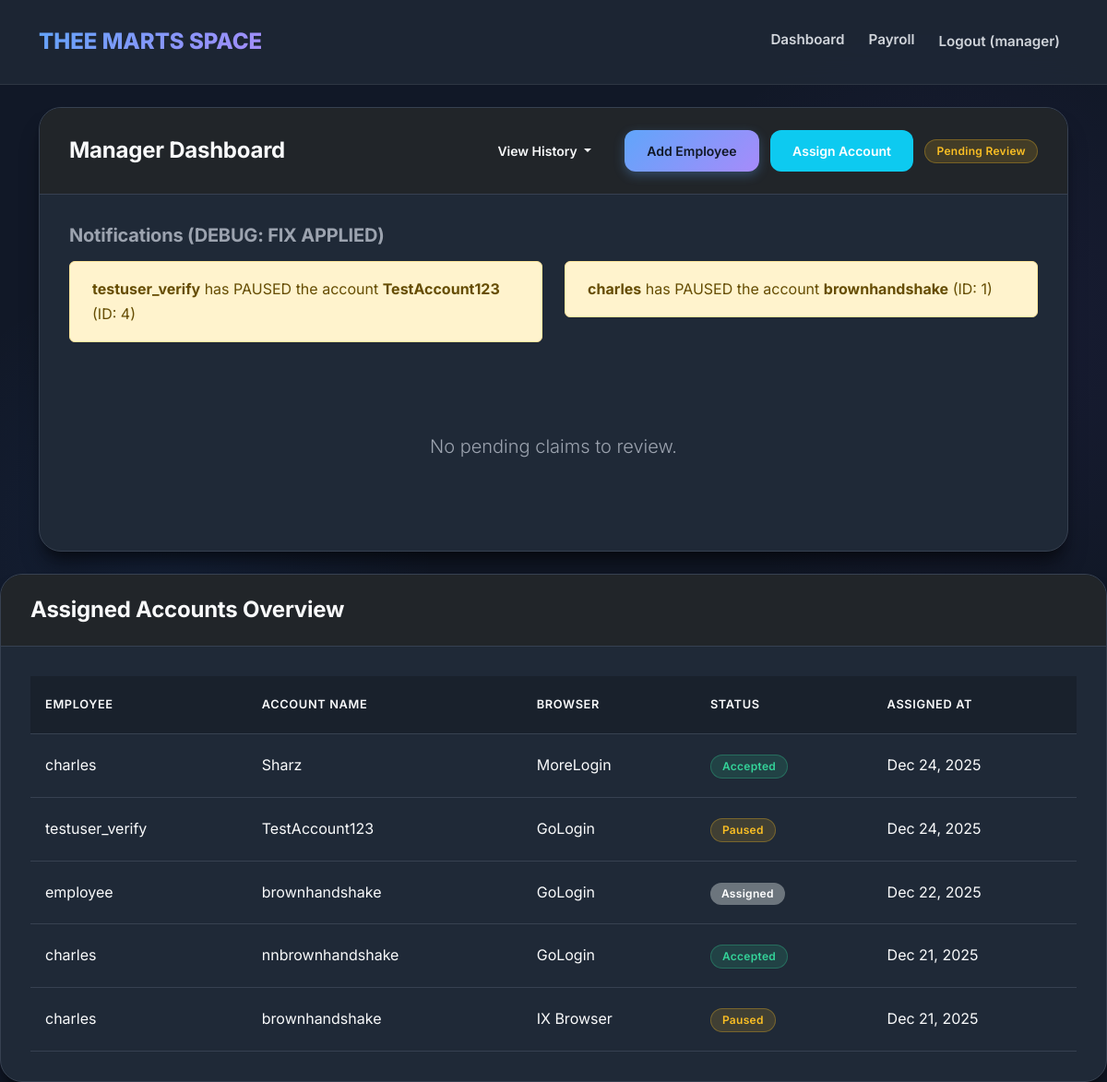
The page /dashboard/ (signed in) on the database its author committed.
### claims/models.py (models this page shows, shortened)
class WorkAccount(models.Model):
    BROWSER_CHOICES = [
        ('IX Browser', 'IX Browser'),
        ('GoLogin', 'GoLogin'),
        ('MoreLogin', 'MoreLogin'),
        ('Other', 'Other'),
    ]
    employee = models.ForeignKey(User, on_delete=models.SET_NULL, related_name='assigned_accounts', null=True, blank=True)
    account_name = models.CharField(max_length=100)
    login_details = models.TextField()
    browser_type = models.CharField(max_length=50, choices=BROWSER_CHOICES)
    status = models.CharField(max_length=20, choices=[
        ('Assigned', 'Assigned'),
        ('Accepted', 'Accepted'),
        ('Paused', 'Paused'),
        ('Left', 'Left')
    ], default='Assigned')
    recently_unpaused = models.BooleanField(default=False)
    assigned_at = models.DateTimeField(auto_now_add=True)

### claims/views.py (the view)
# urls.py: path('dashboard/', views.manager_dashboard, name='manager_dashboard'),
@user_passes_test(is_manager)
def manager_dashboard(request):
    pending_claims = TaskClaim.objects.filter(status='Pending').order_by('employee__username', '-submitted_at')
    grouped_claims = {}
    for claim in pending_claims:
        if claim.employee not in grouped_claims:
            grouped_claims[claim.employee] = []
        grouped_claims[claim.employee].append(claim)
    all_employees = User.objects.filter(is_superuser=False).order_by('username')
    all_accounts = WorkAccount.objects.all().order_by('-assigned_at')
    paused_accounts = WorkAccount.objects.filter(status='Paused').order_by('-assigned_at')
    left_accounts = WorkAccount.objects.filter(status='Left').order_by('-assigned_at')
    unpaused_accounts = WorkAccount.objects.filter(recently_unpaused=True).order_by('-assigned_at')
    return render(request, 'claims/manager_dashboard.html', {
        'grouped_claims': grouped_claims,
        'all_employees': all_employees,
        'all_accounts': all_accounts,
        'paused_accounts': paused_accounts,
        'left_accounts': left_accounts
    })

### claims/views.py (called while the page is built)
def is_manager(user):
    return user.is_superuser

### taskledger/templates/claims/manager_dashboard.html (shortened to what this page needs)
{% extends 'base.html' %}
{% block content %}
<div class="card shadow">
    <div class="card-header bg-dark text-white d-flex justify-content-between align-items-center">
        <h4 class="mb-0">Manager Dashboard</h4>
        <div>
            <div class="btn-group me-2">
                <button type="button" class="btn btn-outline-light btn-sm dropdown-toggle" data-bs-toggle="dropdown"
                    aria-expanded="false">
                     View History
                </button>
            </div>
            <a href="{% url 'add_employee' %}" class="btn btn-primary btn-sm me-2">
                 Add Employee
            </a>
            <a href="{% url 'assign_account' %}" class="btn btn-info btn-sm me-2 text-white">
                 Assign Account
            </a>
            <span class="badge bg-warning text-dark">Pending Review</span>
        </div>
    </div>
    <div class="card-body">
        {% if paused_accounts or left_accounts %}
        <div class="mb-4">
            <h5 class="text-muted mb-3">Notifications (DEBUG: FIX APPLIED)</h5>
            <div class="row">
                {% for account in paused_accounts %}
                <div class="col-md-6 mb-2">
                    <div class="alert alert-warning d-flex align-items-center" role="alert">
                        <div>
                            <strong>{{ account.employee.username }}</strong> has PAUSED the account <strong>{{ account.account_name }}</strong> (ID: {{ account.id }})
                        </div>
                    </div>
                </div>
                {% endfor %}
            </div>
        </div>
        {% endif %}
        {% if grouped_claims %}
        {% for employee, claims in grouped_claims.items %}
        <div class="card mb-4 border-primary">
            <div class="card-header bg-light">
                <h5 class="mb-0 text-primary">
                    <a href="{% url 'employee_history' employee.id %}" class="text-decoration-none">
                        <i class="bi bi-person-circle"></i> {{ employee.username }}
                    </a>
                    <span class="badge bg-secondary float-end">{{ claims|length }} Pending</span>
                </h5>
            </div>
            <div class="table-responsive">
                <table class="table table-hover align-middle mb-0">
                    <thead class="table-light">
                        <tr>
                            <th>Platform</th>
                            <th>Account</th>
                            <th>Task ID</th>
                            <th>Time (hrs)</th>
                            <th>Proof</th>
                            <th>Submitted</th>
                            <th>Actions</th>
                        </tr>
                    </thead>
                    <tbody>
                        {% for claim in claims %}
                        <tr>
                            <td><span class="badge bg-info text-dark">{{ claim.platform }}</span></td>
                            <td>{{ claim.account_name }}</td>
                            <td><code>{{ claim.task_external_id }}</code></td>
                            <td>{{ claim.time_spent_hours }}</td>
                            <td>
                                {% if claim.screenshot %}
                                <a href="{{ claim.screenshot.url }}" target="_blank">
                                    <img src="{{ claim.screenshot.url }}" alt="Proof" class="img-thumbnail"
                                        style="height: 50px;">
                                </a>
                                {% else %}
                                <span class="text-muted">No Image</span>
                                {% endif %}
                            </td>
                            <td>{{ claim.submitted_at|date:"M d, H:i" }}</td>
                            <td>
                                <div class="btn-group" role="group">
                                    <a href="{% url 'approve_claim' claim.id %}"
                                        class="btn btn-success btn-sm">Approve</a>
                                    <button type="button" class="btn btn-danger btn-sm" data-bs-toggle="modal"
                                        data-bs-target="#rejectModal{{ claim.id }}">
                                        Reject
                                    </button>
                                </div>
                                <div class="modal fade" id="rejectModal{{ claim.id }}" tabindex="-1" aria-hidden="true">
                                    <div class="modal-dialog">
                                        <div class="modal-content">
                                            <form action="{% url 'reject_claim' claim.id %}" method="post">
                                                {% csrf_token %}
                                                <div class="modal-header">
                                                    <h5 class="modal-title">Reject Claim</h5>
                                                    <button type="button" class="btn-close" data-bs-dismiss="modal"
                                                        aria-label="Close"></button>
                                                </div>
                                                <div class="modal-body">
                                                    <div class="mb-3">
                                                        <label class="form-label">Reason for Rejection</label>
                                                        <textarea name="reason" class="form-control" rows="3"
                                                            required></textarea>
                                                    </div>
                                                </div>
                                                <div class="modal-footer">
                                                    <button type="button" class="btn btn-secondary"
                                                        data-bs-dismiss="modal">Cancel</button>
                                                    <button type="submit" class="btn btn-danger">Reject Claim</button>
                                                </div>
                                            </form>
                                        </div>
                                    </div>
                                </div>
                            </td>
                        </tr>
                        {% endfor %}
                    </tbody>
                </table>
            </div>
        </div>
        {% endfor %}
        {% else %}
        <div class="text-center py-5">
            <p class="lead text-muted">No pending claims to review.</p>
        </div>
        {% endif %}
    </div>
</div>
</div>
<div class="card shadow mt-4">
    <div class="card-header bg-dark text-white">
        <h4 class="mb-0">Assigned Accounts Overview</h4>
    </div>
    <div class="card-body">
        <div class="table-responsive">
            <table class="table table-hover align-middle mb-0">
                <thead class="table-light">
                    <tr>
                        <th>Employee</th>
                        <th>Account Name</th>
                        <th>Browser</th>
                        <th>Status</th>
                        <th>Assigned At</th>
                    </tr>
                </thead>
                <tbody>
                    {% for account in all_accounts %}
                    <tr>
                        <td>{{ account.employee.username }}</td>
                        <td>{{ account.account_name }}</td>
                        <td>{{ account.browser_type }}</td>
                        <td>
                            {% if account.status == 'Accepted' %}
                            <span class="badge bg-success">Accepted</span>
                            {% elif account.status == 'Paused' %}
                            <span class="badge bg-warning text-dark">Paused</span>
                            {% elif account.status == 'Left' %}
                            <span class="badge bg-danger">Left</span>
                            {% else %}
                            <span class="badge bg-secondary">Assigned</span>
                            {% endif %}
                        </td>
                        <td>{{ account.assigned_at|date:"M d, Y" }}</td>
                    </tr>
                    {% empty %}
                    <tr>
                        <td colspan="5" class="text-center text-muted">No accounts assigned yet.</td>
                    </tr>
                    {% endfor %}
                </tbody>
            </table>
        </div>
    </div>
</div>
{% endblock %}

### taskledger/templates/base.html (shortened to what this page needs)
<!DOCTYPE html>
<html lang="en">
<head>
    <link href="https://cdn.jsdelivr.net/npm/bootstrap@5.3.0/dist/css/bootstrap.min.css" rel="stylesheet">
    {% load static %}
    <link href="{% static 'css/style.css' %}" rel="stylesheet">
</head>
<body>
    <nav class="navbar navbar-expand-lg navbar-light mb-4">
        <div class="container">
            <a class="navbar-brand" href="#">THEE MARTS SPACE</a>
            <div class="collapse navbar-collapse" id="navbarNav">
                <ul class="navbar-nav ms-auto">
                    {% if user.is_authenticated %}
                    {% if user.is_superuser %}
                    <li class="nav-item"><a class="nav-link" href="{% url 'manager_dashboard' %}">Dashboard</a></li>
                    <li class="nav-item"><a class="nav-link" href="{% url 'payroll_summary' %}">Payroll</a></li>
                    {% else %}
                    <li class="nav-item"><a class="nav-link" href="{% url 'submit_claim' %}">Submit Claim</a></li>
                    {% endif %}
                    <li class="nav-item">
                        <form action="{% url 'logout' %}" method="post" class="d-inline">
                            <button type="submit" class="nav-link btn btn-link" style="text-decoration: none;">Logout
                                ({{ user.username }})</button>
                        </form>
                    </li>
                    {% else %}
                    <li class="nav-item"><a class="nav-link" href="{% url 'login' %}">Login</a></li>
                    {% endif %}
                </ul>
            </div>
        </div>
    </nav>
    <div class="container">
        {% block content %}{% endblock %}
</body>
</html>

### taskledger/static/css/style.css (style rules this page uses)
:root { --bg-body: #111827; --bg-surface: #1f2937; --bg-surface-hover: #374151; --text-primary: #f9fafb; --text-secondary: #d1d5db; --text-muted: #9ca3af; --border-color: #374151; --primary-gradient: linear-gradient(135deg, #60a5fa 0%, #a78bfa 100%); --primary-hover: linear-gradient(135deg, #3b82f6 0%, #8b5cf6 100%); --accent-color: #60a5fa; --success-color: #34d399; --danger-color: #f87171; --warning-color: #fbbf24; --font-family: 'Inter', system-ui, -apple-system, sans-serif; --glass-bg: rgba(31, 41, 55, 0.85); --glass-border: rgba(255, 255, 255, 0.08); --radius-card: 1.5rem; --radius-btn: 0.75rem; }
body { font-family: var(--font-family); background-color: var(--bg-body); background-image: radial-gradient(circle at 15% 50%, rgba(59, 130, 246, 0.08), transparent 25%), radial-gradient(circle at 85% 30%, rgba(139, 92, 246, 0.08), transparent 25%); color: var(--text-primary); line-height: 1.7; -webkit-font-smoothing: antialiased; min-height: 100vh; }
h1, h2, h3, h4, h5, h6 { font-weight: 700; color: var(--text-primary); letter-spacing: -0.01em; }
a { text-decoration: none; color: var(--accent-color); transition: all 0.2s; }
.navbar { background-color: var(--glass-bg) !important; backdrop-filter: blur(16px); -webkit-backdrop-filter: blur(16px); border-bottom: 1px solid var(--glass-border); padding: 1.25rem 0; position: sticky; top: 0; z-index: 1000; }
.navbar-brand { color: var(--text-primary) !important; font-weight: 800; font-size: 1.5rem; background: var(--primary-gradient); -webkit-background-clip: text; -webkit-text-fill-color: transparent; }
.navbar-nav { gap: 0.5rem; }
.nav-link { color: var(--text-secondary) !important; font-weight: 600; font-size: 0.95rem; padding: 0.5rem 1.25rem; border-radius: 2rem; transition: all 0.3s ease; border: 1px solid transparent; }
button.nav-link { background: transparent; border: 1px solid transparent; }
.card { background-color: var(--bg-surface); border: 1px solid var(--border-color); border-radius: var(--radius-card); box-shadow: 0 10px 15px -3px rgba(0, 0, 0, 0.3); overflow: hidden; }
.card-header { background-color: rgba(0, 0, 0, 0.2); border-bottom: 1px solid var(--border-color); padding: 1.5rem 2rem; }
.card-header h4, .card-header h5 { margin-bottom: 0; }
.card-body { padding: 2rem; }
.btn { font-weight: 600; padding: 0.75rem 1.5rem; border-radius: var(--radius-btn); border: none; transition: all 0.3s ease; }
.btn-primary { background: var(--primary-gradient); color: #111827; box-shadow: 0 4px 12px rgba(96, 165, 250, 0.3); }
.table { --bs-table-bg: transparent; --bs-table-color: var(--text-secondary); --bs-table-border-color: var(--border-color); color: var(--text-secondary); margin-bottom: 0; }
.table th { background-color: rgba(0, 0, 0, 0.2); color: var(--text-primary); border-bottom: 1px solid var(--border-color); font-weight: 600; text-transform: uppercase; font-size: 0.8rem; letter-spacing: 0.05em; padding: 1.25rem 1rem; }
.table td { background-color: transparent; border-bottom: 1px solid var(--border-color); vertical-align: middle; color: var(--text-primary); padding: 1.25rem 1rem; }
.badge { padding: 0.5em 1em; font-weight: 600; border-radius: 2rem; letter-spacing: 0.025em; }
.bg-success { background-color: rgba(52, 211, 153, 0.15) !important; color: #34d399 !important; border: 1px solid rgba(52, 211, 153, 0.3); }
.bg-warning { background-color: rgba(251, 191, 36, 0.15) !important; color: #fbbf24 !important; border: 1px solid rgba(251, 191, 36, 0.3); }
.text-muted { color: var(--text-muted) !important; }
.shadow { box-shadow: 0 20px 25px -5px rgba(0, 0, 0, 0.4), 0 10px 10px -5px rgba(0, 0, 0, 0.3) !important; }

### rows shown on the page
WorkAccount: employee.username "testuser_verify", account_name "TestAccount123", id "4", browser_type "GoLogin", status "Paused", assigned_at "Dec 24, 2025"
WorkAccount: employee.username "charles", account_name "brownhandshake", id "1", browser_type "IX Browser", status "Paused", assigned_at "Dec 21, 2025"
WorkAccount: employee.username "charles", account_name "Sharz", browser_type "MoreLogin", status "Accepted", assigned_at "Dec 24, 2025"
WorkAccount: employee.username "employee", account_name "brownhandshake", browser_type "GoLogin", status "Assigned", assigned_at "Dec 22, 2025"
WorkAccount: employee.username "charles", account_name "nnbrownhandshake", browser_type "GoLogin", status "Accepted", assigned_at "Dec 21, 2025"

### other values the page prints
{{ user.username }} "manager"
